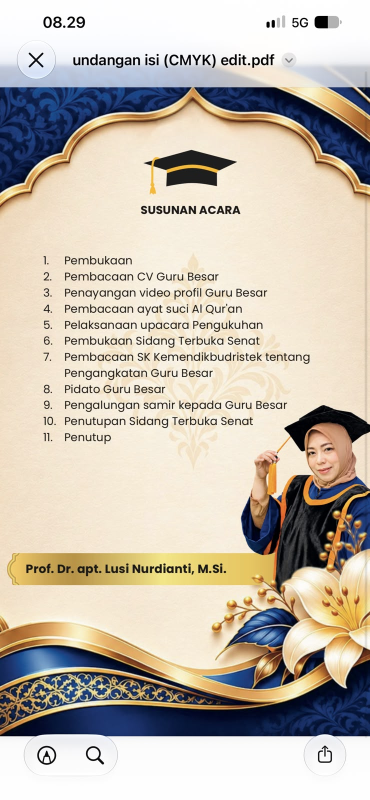
#> input picture susunan acara.jpeg, 740 x 1600 px, given in place of foto.png, which was not available (shown at 1/2 size)
$ python gen_assets.py
#> lines starting #> are read from the running program, lines starting #| are printed output that depends on the picture; after the words box and inside, x2 and y2 are one past the last pixel; in counts of white or black regions, pixels touching at a corner belong together
# -*- coding: utf-8 -*-
"""Menyiapkan aset undangan: potret teroptimasi + kartu pratinjau tautan (1200x630)."""
import os
from PIL import Image, ImageDraw, ImageFont, ImageFilter

SRC = "foto.png"
OUT_PORTRAIT = "assets/potret.jpg"
OUT_SHARE = "share.jpg"

os.makedirs("assets", exist_ok=True)

NAVY_TOP = (7, 22, 36)
NAVY_BOT = (17, 49, 70)
GOLD = (201, 164, 94)
GOLD_LIGHT = (232, 211, 162)
IVORY = (247, 242, 231)

FONT_DIR = r"C:\Windows\Fonts"
def font(name, size):
    return ImageFont.truetype(os.path.join(FONT_DIR, name), size)

geo = lambda s: font("georgia.ttf", s)
geob = lambda s: font("georgiab.ttf", s)
geoi = lambda s: font("georgiai.ttf", s)

# ---------- 1. Potret untuk halaman ----------
im = Image.open(SRC).convert("RGB")
#> im is the input picture: PIL image 740x1600 RGB; mean R, G, B 198.2, 189, 176.1
w, h = im.size
#> w = 740; h = 1600
# rasio 4:5, potong sedikit dari kiri/kanan bila perlu agar subjek tetap di tengah
target_ratio = 4 / 5
if w / h > target_ratio:
    new_w = int(h * target_ratio)
    left = (w - new_w) // 2
    im = im.crop((left, 0, left + new_w, h))
portrait = im.resize((900, 1125), Image.LANCZOS)
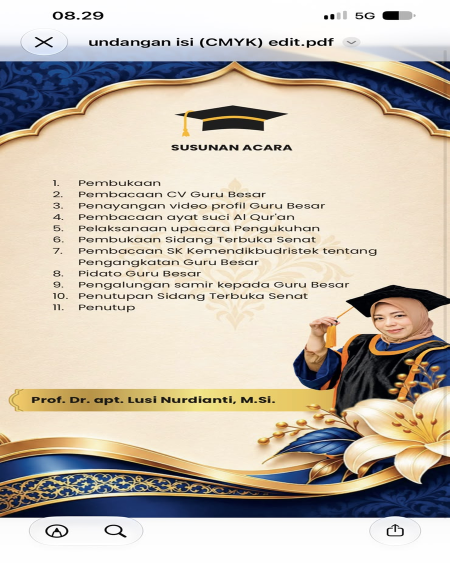
#> portrait: PIL image 900x1125 RGB (shown at 1/2 size); mean R, G, B 198.2, 189, 176.1
portrait.save(OUT_PORTRAIT, "JPEG", quality=86, optimize=True, progressive=True)
print("potret:", portrait.size, os.path.getsize(OUT_PORTRAIT))
#| potret: (900, 1125) 179807

# ---------- 2. Kartu pratinjau tautan ----------
W, H = 1200, 630
card = Image.new("RGB", (W, H), NAVY_TOP)
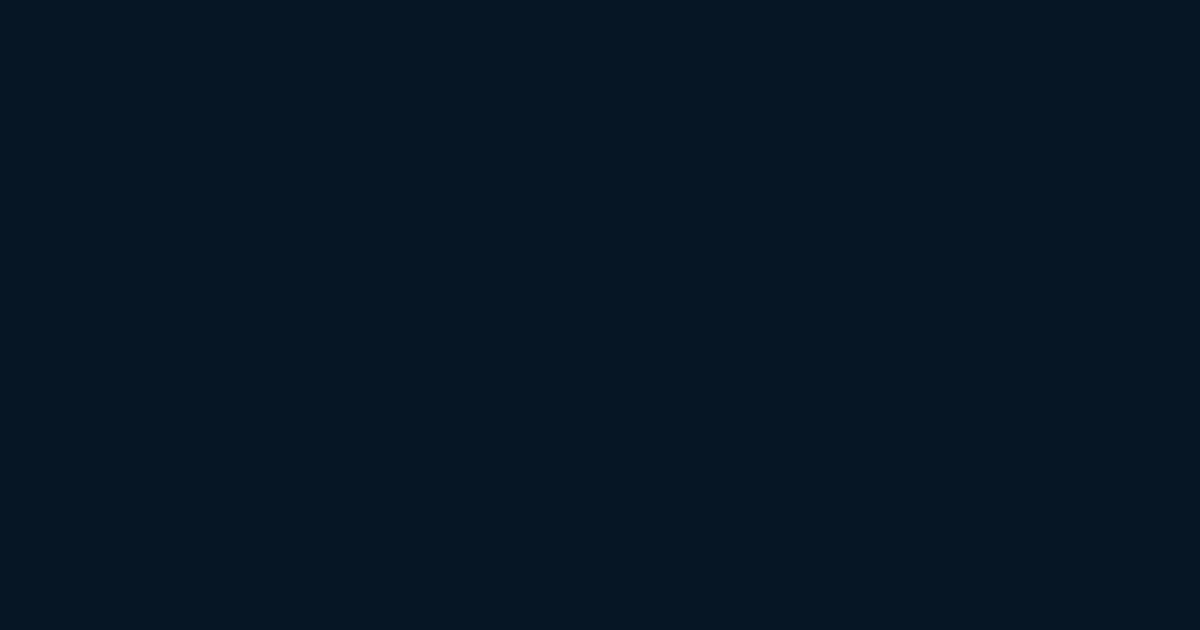
#> card: PIL image 1200x630 RGB; mean R, G, B 7, 22, 36
d = ImageDraw.Draw(card)

# gradien vertikal + glow emas di kanan atas
for y in range(H):
    t = y / (H - 1)
    d.line([(0, y), (W, y)], fill=tuple(int(NAVY_TOP[i] + (NAVY_BOT[i] - NAVY_TOP[i]) * t) for i in range(3)))
glow = Image.new("L", (W, H), 0)
#> glow: PIL image 1200x630 L; every value is 0
gd = ImageDraw.Draw(glow)
gd.ellipse([W - 620, -380, W + 260, 500], fill=46)
glow = glow.filter(ImageFilter.GaussianBlur(90))
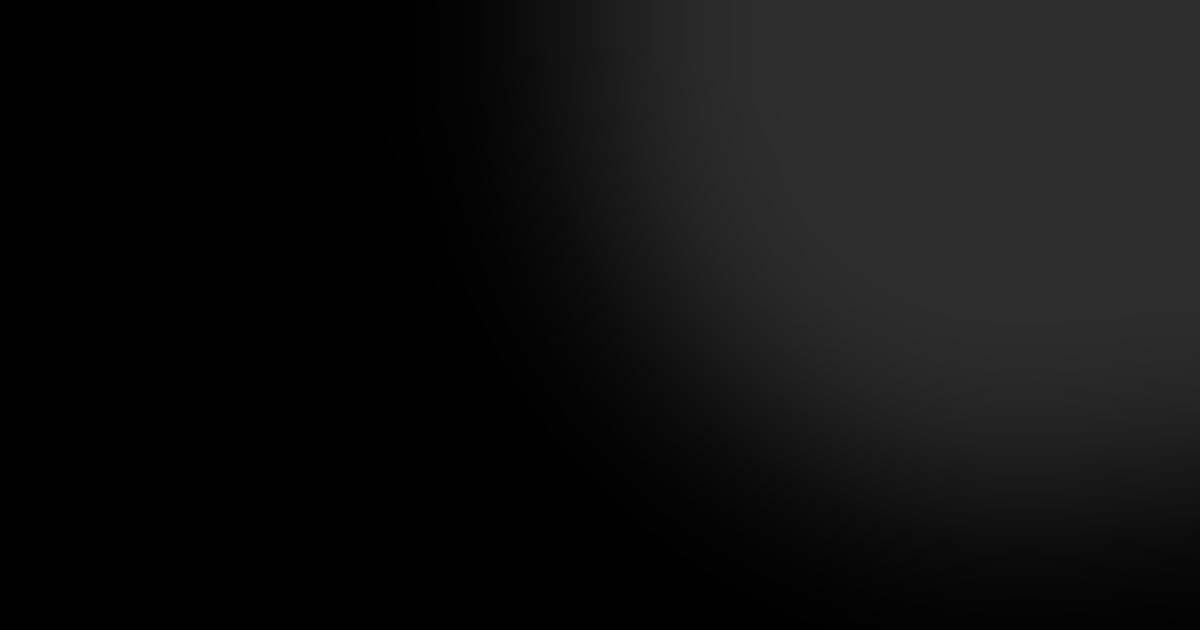
#> glow: PIL image 1200x630 L; min 0, max 46, mean 16.2
card = Image.composite(Image.new("RGB", (W, H), (120, 92, 44)), card, glow)
d = ImageDraw.Draw(card)

# bingkai tipis
d.rectangle([38, 38, W - 39, H - 39], outline=(120, 96, 55), width=1)
d.rectangle([48, 48, W - 49, H - 49], outline=(72, 60, 38), width=1)
# sudut aksen
for (cx, cy, dx, dy) in [(38, 38, 1, 1), (W - 39, 38, -1, 1), (38, H - 39, 1, -1), (W - 39, H - 39, -1, -1)]:
    d.line([(cx, cy + dy * 26), (cx, cy), (cx + dx * 26, cy)], fill=GOLD, width=2)

def tracked(draw, xy, text, fnt, fill, tracking=0):
    x, y = xy
    for ch in text:
        draw.text((x, y), ch, font=fnt, fill=fill)
        x += draw.textlength(ch, font=fnt) + tracking
    return x

# medali potret di kanan
med_c, med_r = (930, 315), 196
photo = Image.open(SRC).convert("RGB")
pw, ph = photo.size
#> pw = 740; ph = 1600
box = (int(0.12 * pw), int(0.03 * ph), int(0.86 * pw), int(0.622 * ph))
#> box = (88, 48, 636, 995)
photo = photo.crop(box)
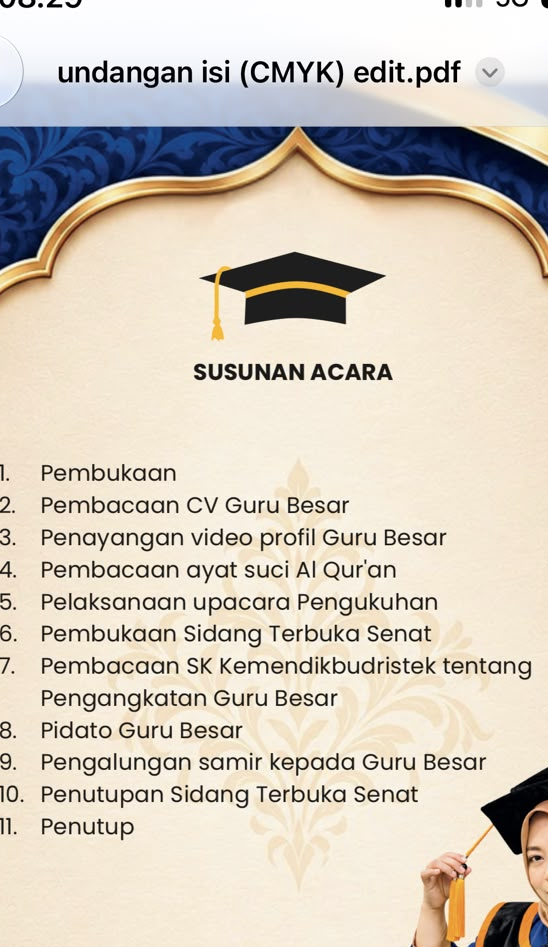
#> photo: PIL image 548x947 RGB; mean R, G, B 212.4, 203.4, 190.2
side = min(photo.size)
#> side = 548
photo = photo.crop(((photo.width - side) // 2, 0, (photo.width - side) // 2 + side, side))
#> photo: PIL image 548x548 RGB
photo = photo.resize((med_r * 2, med_r * 2), Image.LANCZOS)
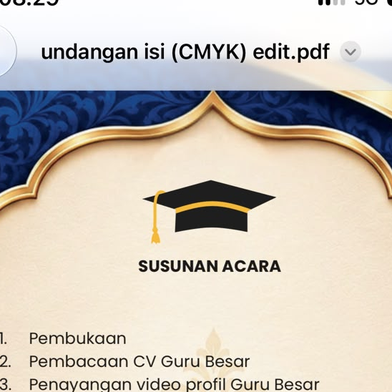
#> photo: PIL image 392x392 RGB; mean R, G, B 203.7, 196.5, 187.3
mask = Image.new("L", (med_r * 2, med_r * 2), 0)
#> mask: PIL image 392x392 L; every value is 0
ImageDraw.Draw(mask).ellipse([0, 0, med_r * 2 - 1, med_r * 2 - 1], fill=255)
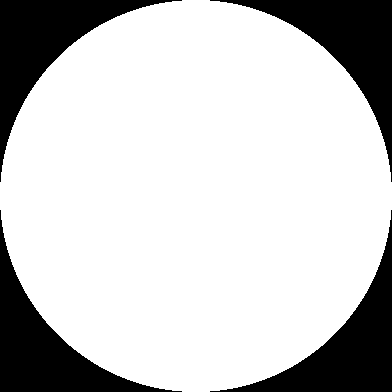
#> mask: PIL image 392x392 L; 78.5% white; 4 black regions, box (x1, y1, x2, y2) and area: (0, 0, 182, 182) 8264, (210, 0, 392, 182) 8264, (0, 210, 182, 392) 8264, (210, 210, 392, 392) 8264
card.paste(photo, (med_c[0] - med_r, med_c[1] - med_r), mask)
d = ImageDraw.Draw(card)
d.ellipse([med_c[0] - med_r - 12, med_c[1] - med_r - 12, med_c[0] + med_r + 12, med_c[1] + med_r + 12], outline=GOLD, width=2)
d.ellipse([med_c[0] - med_r - 20, med_c[1] - med_r - 20, med_c[0] + med_r + 20, med_c[1] + med_r + 20], outline=(110, 90, 55), width=1)

# teks kiri
L = 96
tracked(d, (L, 104), "UNDANGAN PENGUKUHAN", geo(17), GOLD_LIGHT, 5.4)
d.line([(L, 146), (L + 58, 146)], fill=GOLD, width=2)
d.text((L - 4, 162), "Guru Besar", font=geo(72), fill=IVORY)
d.text((L - 2, 258), "Prof. Dr. apt.", font=geoi(31), fill=(214, 198, 168))
d.text((L - 3, 296), "Lusi Nurdianti, M.Si.", font=geob(39), fill=GOLD_LIGHT)
d.line([(L, 372), (L + 420, 372)], fill=(92, 78, 52), width=1)
d.text((L, 396), "Senin, 30 November 2026  ·  08.00 WIB", font=geob(21), fill=IVORY)
d.text((L, 432), "BTH Convention Hall  ·  Tasikmalaya", font=geo(19), fill=(196, 205, 208))
d.text((L, 512), "Universitas Bakti Tunas Husada", font=geo(17), fill=(150, 163, 168))

card.save(OUT_SHARE, "JPEG", quality=90, optimize=True, progressive=True)
print("share:", card.size, os.path.getsize(OUT_SHARE))
#| share: (1200, 630) 98354

# pratinjau kecil untuk pemeriksaan visual
prev = card.copy()
prev.thumbnail((900, 900))
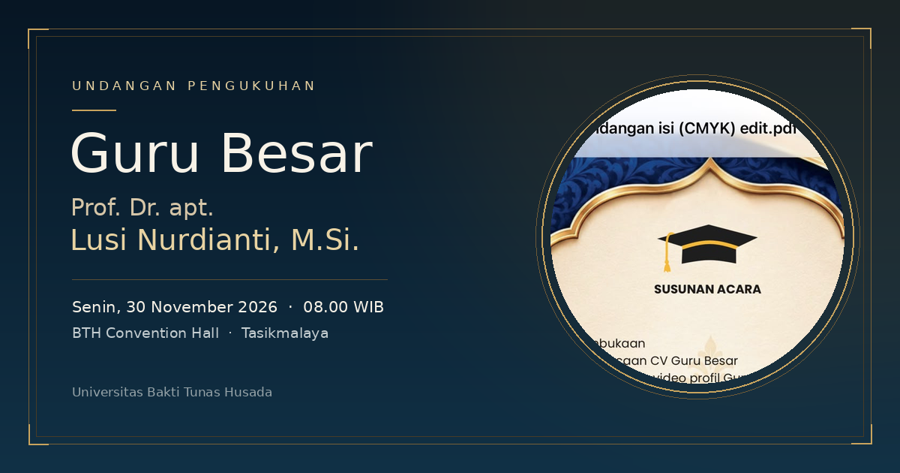
#> prev: PIL image 900x473 RGB; mean R, G, B 51.3, 66.8, 76
prev.save("_preview_share.jpg", "JPEG", quality=88)
